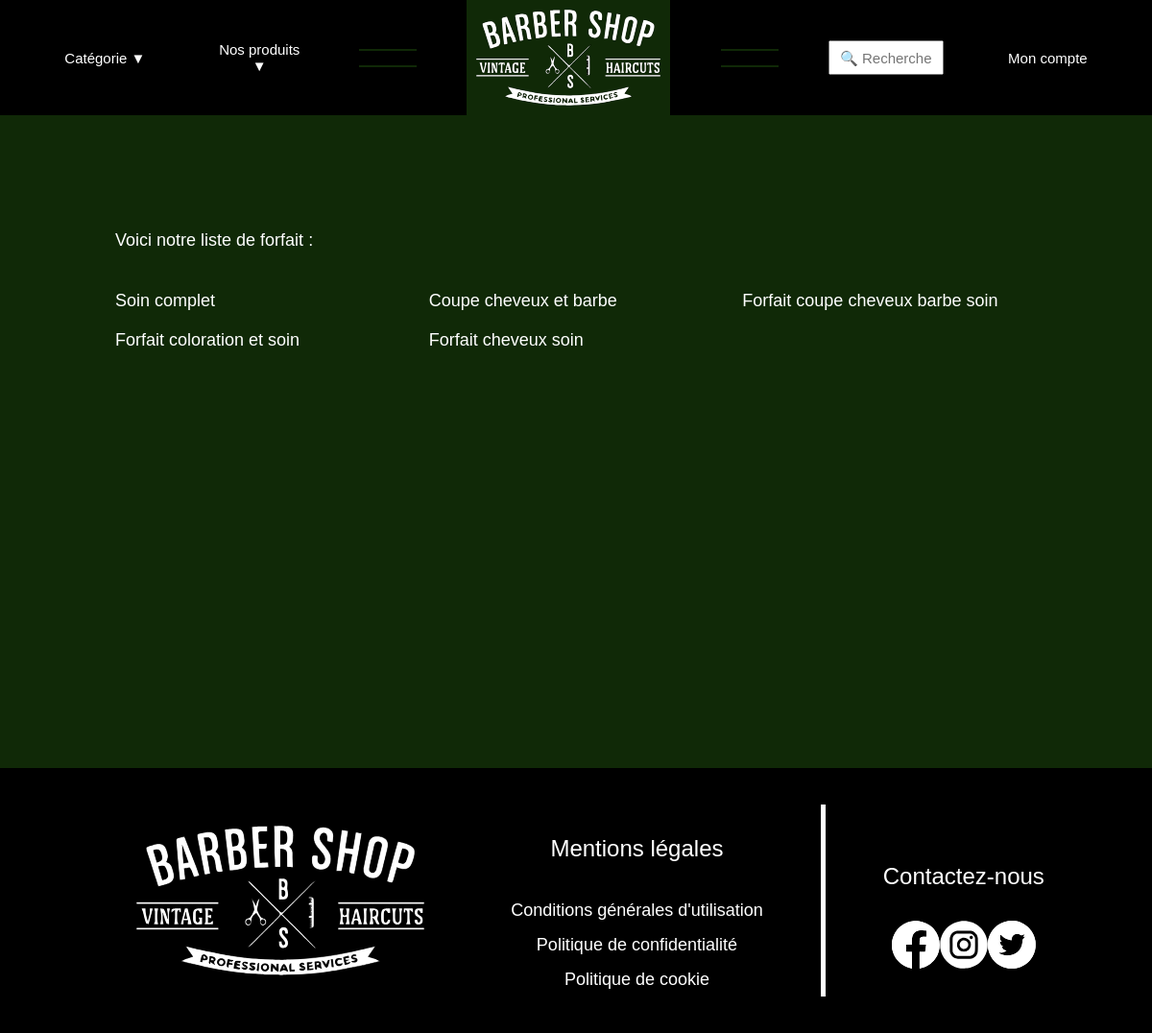
The page /recherche.php?categorie=forfait on the database its author committed.
### tables this page shows
CREATE TABLE `articles` (
  `Id_article` int(10) UNSIGNED NOT NULL,
  `Nom` varchar(40) NOT NULL,
  `Description` text NOT NULL,
  `Photo` varchar(40) NOT NULL,
  `Id_categorie` int(11) NOT NULL,
  `Id` int(11) NOT NULL DEFAULT '0'
);

### recherche.php (the view, shortened to what this page needs)
<!DOCTYPE html>
<html lang="fr">
<head>
    <link rel="stylesheet" href="css/recherche.css" />
    <link rel="stylesheet" href="css/font.css"/>
</head>
<body>
    <?php include_once ('header.php');?>
    <main>
        <?php
        if (isset($_GET['recherche']))
        {
            echo '<p>Voici le résultat de votre recherche :</p><br><br>';
            try{
                $con=new PDO("mysql:host=localhost;dbname=barber;charset=utf8", "root", "root");
                $con->setAttribute(PDO::ATTR_ERRMODE, PDO::ERRMODE_EXCEPTION);
                echo '<div style=\'display:grid;grid-template-columns:repeat(3,1fr);gap :20px;\'>';
                $sql = $con->prepare('  SELECT Nom from articles
                                        WHERE Nom LIKE \'%'.$_GET['recherche'].'%\' OR Description LIKE \'%'.$_GET['recherche'].'%\' OR Photo LIKE \'%'.$_GET['recherche'].'%\'');
                $sql->execute();
                $articles = $sql->fetchAll(PDO::FETCH_ASSOC);
                foreach($articles as $article){
                    echo '<a onclick=\'recupererArticle(this);\' href=\'#!\'>'.$article['Nom'].'</a>';
                }
                echo '</div>';
            }
            catch(PDOException $e){
                echo "Erreur : ".$e->getMessage();
            }
        }else if(isset($_GET['categorie'])){
            echo '<p>Voici notre liste de '.$_GET['categorie'].' :</p><br><br>';
            try{
                $con=new PDO("mysql:host=localhost;dbname=barber;charset=utf8", "root", "root");
                $con->setAttribute(PDO::ATTR_ERRMODE, PDO::ERRMODE_EXCEPTION);
                echo '<div style=\'display:grid;grid-template-columns:repeat(3,1fr);gap :20px;\'>';
                $sql = $con->prepare('  SELECT a.Nom from articles as a, categories as c
                                        WHERE a.Id_categorie = c.Id_categorie AND c.Nom = \''.$_GET['categorie'].'\'');
                $sql->execute();
                $articles = $sql->fetchAll(PDO::FETCH_ASSOC);
                foreach($articles as $article){
                    echo '<a onclick=\'recupererArticle(this);\' href=\'#!\'>'.$article['Nom'].'</a>';
                }
                echo '</div>';
            }
            catch(PDOException $e){
                echo "Erreur : ".$e->getMessage();
            }
        }
        ?>
    </main>
    <?php include_once ('footer.php');?>
</body>
</html>

### css/recherche.css (style rules this page uses)
main { background-color: #102907; padding : 10%; font-size: 0.3rem; color : white; min-height: 85vh; }
main a { color:white; text-decoration: none; }

### rows shown on the page
articles: Nom "Soin complet"
articles: Nom "Coupe cheveux et barbe"
articles: Nom "Forfait coupe cheveux barbe soin"
articles: Nom "Forfait coloration et soin"
articles: Nom "Forfait cheveux soin"

### other values the page prints
$_GET['categorie'] "forfait"
